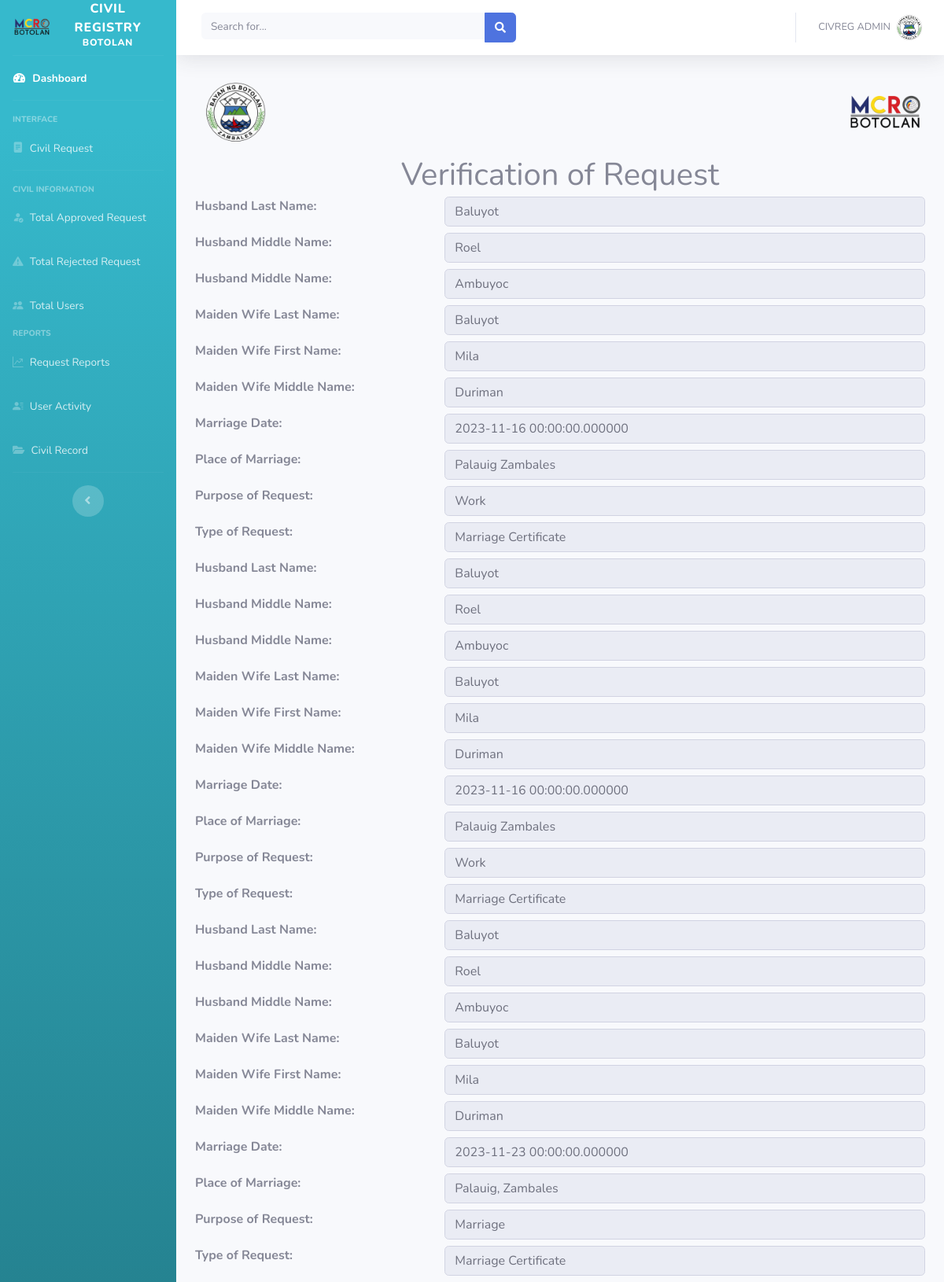
The app's page /marriage_verify_request.php?id_user=9 with its own data.
### tables this page shows
CREATE TABLE `marriage_tbl` (
  `id_marriage` int(100) NOT NULL,
  `id_user` int(100) NOT NULL,
  `husband_ln` varchar(100) NOT NULL,
  `husband_fn` varchar(100) NOT NULL,
  `husband_mn` varchar(100) NOT NULL,
  `maiden_wife_ln` varchar(100) NOT NULL,
  `maiden_wife_fn` varchar(100) NOT NULL,
  `maiden_wife_mn` varchar(100) NOT NULL,
  `marriage_date` datetime(6) NOT NULL,
  `place_of_marriage` varchar(100) NOT NULL,
  `purpose_of_request` varchar(100) NOT NULL,
  `type_request` varchar(100) NOT NULL,
  `status_request` varchar(100) NOT NULL
);

### marriage_verify_request.php (the view, shortened to what this page needs)
<?php
include('includes/header.php');
include('includes/navbar.php');
require('db.php');
function displayField($label, $value) {
    echo "<div class='row mb-2'>";
    echo "<div class='col-4'><strong>$label:</strong></div>";
    echo "<div class='col-8'><input type='text' class='form-control' value='$value' readonly></div>";
    echo "</div>";
}
if ($_SERVER["REQUEST_METHOD"] == "GET") {
    if (isset($_GET['id_user'])) {
        $id_user = $_GET['id_user'];
        $marriageDetailsSql = "SELECT * FROM marriage_tbl WHERE id_user = '$id_user'";
        $marriageDetailsResult = $conn->query($marriageDetailsSql);
        if ($marriageDetailsResult->num_rows > 0) {
            echo "<div class='container'>";
            echo "<div class='row'>";
            echo "<div class='col-6'>";
            echo "<img src='images/lgu2.png' alt='' style='width: 100px; height: auto;'>";
            echo "</div>";
            echo "<div class='col-6 text-right'>";
            echo "<img src='images/civ.png' alt='' style='width: 100px; height: auto;'>";
            echo "</div>";
            echo "</div>";
            echo "<h1 class='text-center mb-1 mt-1'>Verification of Request</h1>";
            while ($marriageRow = $marriageDetailsResult->fetch_assoc()) {
                displayField("Husband Last Name", $marriageRow['husband_ln']);
            }
            echo "</div>";
        } else {
            echo "<div class='container'>";
            echo "<p class='text-center'>No marriage details found for the selected request.</p>";
            echo "<a href='javascript:history.back()' class='btn btn-primary'>Back</a>";
            echo "</div>";
        }
    }
}
include('includes/script.php');
include('includes/footer.php');
?>

### includes/header.php (shortened to what this page needs)
<!DOCTYPE html>
<html lang="en">
<head>
  <link href="vendor/fontawesome-free/css/all.min.css" rel="stylesheet" type="text/css">
  <link href="https://cdnjs.cloudflare.com/ajax/libs/twitter-bootstrap/5.3.0/css/bootstrap.min.css" rel="stylesheet">
  <link href="https://cdn.datatables.net/v/bs5/jq-3.7.0/dt-1.13.6/datatables.min.css" rel="stylesheet">
  <link href="https://cdn.datatables.net/v/bs5/jq-3.7.0/dt-1.13.6/datatables.min.css" rel="stylesheet">
  <link href="https://cdn.jsdelivr.net/npm/bootstrap@5.3.2/dist/css/bootstrap.min.css" rel="stylesheet">
  <link href="css/sb-admin-2.min.css" rel="stylesheet">
</head>
<link rel="stylesheet" href="https://cdn.jsdelivr.net/npm/bootstrap-icons@1.11.1/font/bootstrap-icons.css">
<body id="page-top">
  <div id="wrapper">

### includes/navbar.php (shortened to what this page needs)
   <ul class="navbar-nav bg-gradient-info sidebar sidebar-dark accordion" id="accordionSidebar">
<a class="sidebar-brand d-flex align-items-center justify-content-center" href="admin_dashboard.php">
  <div class="sidebar-brand-icon">
    <img src="images/civ.png" alt="LGU Logo" style="width: 50px; height: 50px;">
  </div>
  <div class="sidebar-brand-text mx-2">CIVIL REGISTRY <sup>BOTOLAN</sup></div>
</a>
<hr class="sidebar-divider my-0">
<li class="nav-item active">
  <a class="nav-link" href="admin_dashboard.php">
    <i class="fas fa-fw fa-tachometer-alt"></i>
    <span>Dashboard</span></a>
</li>
<hr class="sidebar-divider">
<div class="sidebar-heading">
  Interface
</div>
<li class="nav-item">
  <a class="nav-link" href="manage_request.php">
    <i class="bi bi-file-text-fill"></i>
    <span>Civil Request</span></a>
</li>
<hr class="sidebar-divider">
<div class="sidebar-heading">
  Civil Information
</div>
<li class="nav-item">
  <a class="nav-link" href="approved_request.php">
    <i class="bi bi-person-fill-check"></i>
    <span>Total Approved Request</span></a>
</li>
<li class="nav-item">
  <a class="nav-link" href="rejected_request.php">
    <i class="bi bi-exclamation-triangle-fill"></i>
    <span>Total Rejected Request</span></a>
</li>
<li class="nav-item">
  <a class="nav-link" href="total_users.php">
    <i class="bi bi-people-fill"></i>
    <span>Total Users</span></a>
</li>
<div class="sidebar-heading">
  Reports
</div>
<li class="nav-item">
  <a class="nav-link" href="report.php">
    <i class="bi bi-graph-up-arrow"></i>
    <span>Request Reports</span></a>
</li>
<li class="nav-item">
  <a class="nav-link" href="timeline.php">
    <i class="bi bi-person-lines-fill"></i>
    <span>User Activity</span></a>
</li>
<li class="nav-item">
  <a class="nav-link" href="civil_record.php">
    <i class="fas fa-folder-open"></i>
    <span>Civil Record</span></a>
</li>
<hr class="sidebar-divider d-none d-md-block">
<div class="text-center d-none d-md-inline">
  <button class="rounded-circle border-0" id="sidebarToggle"></button>
</div>
</ul>
    <div id="content-wrapper" class="d-flex flex-column">
      <div id="content">
        <nav class="navbar navbar-expand navbar-light bg-white topbar mb-4 static-top shadow">
          <form class="d-none d-sm-inline-block form-inline mr-auto ml-md-3 my-2 my-md-0 mw-100 navbar-search">
            <div class="input-group">
              <input type="text" class="form-control bg-light border-0 small" placeholder="Search for..." aria-label="Search" aria-describedby="basic-addon2">
              <div class="input-group-append">
                <button class="btn btn-primary" type="button">
                  <i class="fas fa-search fa-sm"></i>
                </button>
              </div>
            </div>
          </form>
          <ul class="navbar-nav ml-auto">
            <li class="nav-item dropdown no-arrow">
              <a class="nav-link dropdown-toggle" href="#" id="userDropdown" role="button" data-toggle="dropdown" aria-haspopup="true" aria-expanded="false">
                <span class="mr-2 d-none d-lg-inline text-gray-600 small">
               CIVREG ADMIN
                </span>
                <img class="img-profile rounded-circle" src="images/lgubot.png">
              </a>
            </li>
          </ul>
        </nav>

### includes/script.php (shortened to what this page needs)
<link rel="stylesheet" href="https://cdnjs.cloudflare.com/ajax/libs/font-awesome/5.15.3/css/all.min.css">
<link rel="stylesheet" href="https://cdn.jsdelivr.net/npm/bootstrap-icons@1.11.1/font/bootstrap-icons.css">

### includes/footer.php (shortened to what this page needs)
</body>
</html>

### records on screen
marriage_tbl: label "Husband Last Name Husband Middle Name Husband Middle Name Maiden Wife Last Name Maiden Wife First Name Maiden Wife Middle Name Marriage Date Place of Marriage Purpose of Request Type of Request", husband_ln "Baluyot Roel Ambuyoc Baluyot Mila Duriman 2023-11-16 00:00:00.000000 Palauig Zambales Work Marriage Certificate"
marriage_tbl: label "Husband Last Name Husband Middle Name Husband Middle Name Maiden Wife Last Name Maiden Wife First Name Maiden Wife Middle Name Marriage Date Place of Marriage Purpose of Request Type of Request", husband_ln "Baluyot Roel Ambuyoc Baluyot Mila Duriman 2023-11-16 00:00:00.000000 Palauig Zambales Work Marriage Certificate"
marriage_tbl: label "Husband Last Name Husband Middle Name Husband Middle Name Maiden Wife Last Name Maiden Wife First Name Maiden Wife Middle Name Marriage Date Place of Marriage Purpose of Request Type of Request", husband_ln "Baluyot Roel Ambuyoc Baluyot Mila Duriman 2023-11-23 00:00:00.000000 Palauig, Zambales Marriage Marriage Certificate"
